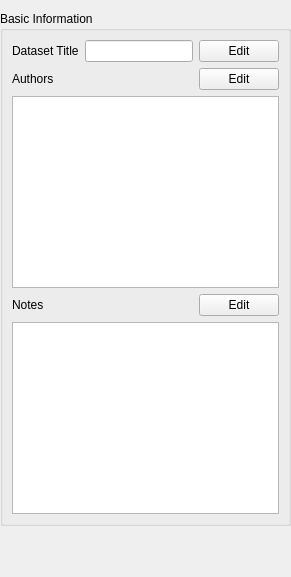
         <widget class="QWidget" name="page_general">
          <layout class="QVBoxLayout" name="verticalLayout_3">
           <property name="leftMargin">
            <number>0</number>
           </property>
           <property name="rightMargin">
            <number>0</number>
           </property>
           <item>
            <widget class="QGroupBox" name="groupBox_2">
             <property name="title">
              <string>Basic Information</string>
             </property>
             <layout class="QVBoxLayout" name="verticalLayout_2">
              <item>
               <layout class="QHBoxLayout" name="horizontalLayout">
                <item>
                 <widget class="QLabel" name="label_2">
                  <property name="text">
                   <string>Dataset Title</string>
                  </property>
                 </widget>
                </item>
                <item>
                 <widget class="QLineEdit" name="lineEdit_dataset_title"/>
                </item>
                <item>
                 <widget class="QPushButton" name="pushButton_edit_dataset_title">
                  <property name="text">
                   <string>Edit</string>
                  </property>
                 </widget>
                </item>
               </layout>
              </item>
              <item>
               <layout class="QHBoxLayout" name="horizontalLayout_5">
                <item>
                 <widget class="QLabel" name="label_3">
                  <property name="text">
                   <string>Authors</string>
                  </property>
                 </widget>
                </item>
                <item>
                 <spacer name="horizontalSpacer_3">
                  <property name="orientation">
                   <enum>Qt::Horizontal</enum>
                  </property>
                  <property name="sizeHint" stdset="0">
                   <size>
                    <width>40</width>
                    <height>20</height>
                   </size>
                  </property>
                 </spacer>
                </item>
                <item>
                 <widget class="QPushButton" name="pushButton_edit_authors">
                  <property name="text">
                   <string>Edit</string>
                  </property>
                 </widget>
                </item>
               </layout>
              </item>
              <item>
               <widget class="QPlainTextEdit" name="plainTextEdit_authors"/>
              </item>
              <item>
               <layout class="QHBoxLayout" name="horizontalLayout_6">
                <item>
                 <widget class="QLabel" name="label_4">
                  <property name="text">
                   <string>Notes</string>
                  </property>
                 </widget>
                </item>
                <item>
                 <spacer name="horizontalSpacer_4">
                  <property name="orientation">
                   <enum>Qt::Horizontal</enum>
                  </property>
                  <property name="sizeHint" stdset="0">
                   <size>
                    <width>40</width>
                    <height>20</height>
                   </size>
                  </property>
                 </spacer>
                </item>
                <item>
                 <widget class="QPushButton" name="pushButton_edit_notes">
                  <property name="text">
                   <string>Edit</string>
                  </property>
                 </widget>
                </item>
               </layout>
              </item>
              <item>
               <widget class="QPlainTextEdit" name="plainTextEdit_notes"/>
              </item>
             </layout>
            </widget>
           </item>
           <item>
            <spacer name="verticalSpacer_2">
             <property name="orientation">
              <enum>Qt::Vertical</enum>
             </property>
             <property name="sizeHint" stdset="0">
              <size>
               <width>20</width>
               <height>40</height>
              </size>
             </property>
            </spacer>
           </item>
          </layout>
         </widget>
